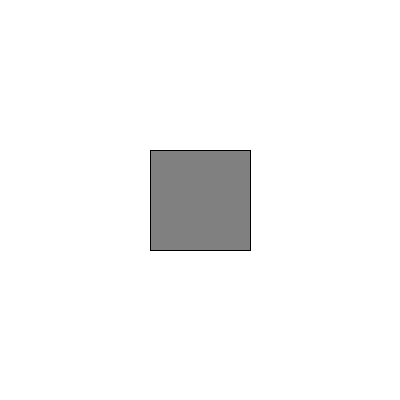
Frame 1 (no input)
Frame 60 (the mouse pressed at the canvas centre just before this capture): identical to frame 1, image omitted
Frame 120 (the mouse held since frame 60 and released just before this capture): identical to frame 1, image omitted

The Processing sketch that drew this single still picture (run headless with seeded random() and noise(); from frame 60 on, the mouse is pressed at the canvas centre):

// Processing sketch: WK_2___Colour
// ── WK_2___Colour.pde
int red, green, blue;
void setup(){
  size(400,400);
  red = 128;
  green = 128;
  blue = 128;
}
void draw(){
  background(255);
  fill(red, green, blue);
  rectMode(CENTER);
  rect(width/2,height/2,100,100);
}
void keyPressed(){
  if (key == 'r'){
    red = red - 10;
  }
  if (key == 'R'){
    red = red + 10;
  }
  if (key == 'g'){
    green = green - 10;
  }
  if (key == 'G'){
    green = green + 10;
  }
  if (key == 'b'){
    blue = blue - 10;
  }
  if (key == 'B'){
    blue = blue + 10;
  }
}
